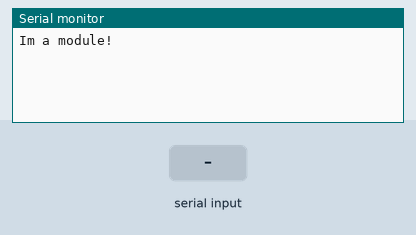
A sketch run on a simulated Arduino Uno, built with avr-gcc and run on an emulated ATmega328P. On the bench: the last lines printed to the serial monitor. Inputs (shaded band) come from the test bench. Random numbers use the default seed unless the sketch sets one.

Above: at 1.3 s.
1.4 s: "good\n" received over Serial
At 3.3 s:
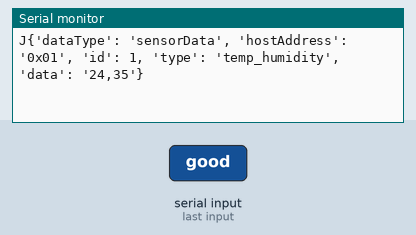
3.6 s: "test\n" received over Serial
At 3.82 s:
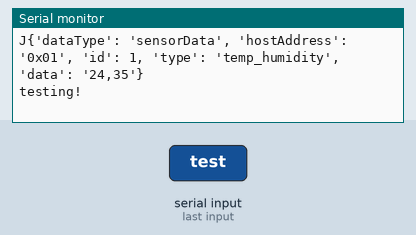

Measured:
- after the input at 1.4 s, the serial monitor: prints a new line after 0.11 s (image 1)
- after the input at 3.6 s, the serial monitor: prints a new line at once (image 2)

The sketch:

serialTest.ino
```cpp
bool isConnected;

String info = "J{'dataType': 'info', 'address': '0x01', 'type': 'sensor', 'sensors': ['temp_humidity', 'waterLevel', 'soilMoisture']}";
String sensor1Data = "J{'dataType': 'sensorData', 'hostAddress': '0x01', 'id': 1, 'type': 'temp_humidity', 'data': '24,35'}";
String sensor2Data = "J{'dataType': 'sensorData', 'hostAddress': '0x01', 'id': 2, 'type': 'waterLevel', 'data': '87'}";
String sensor3Data = "J{'dataType': 'sensorData', 'hostAddress': '0x01', 'id': 3, 'type': 'soilMoisture', 'data': '96'}";

void setup() {
  Serial.begin(9600);
  isConnected = false;
  delay(100);
  Serial.println("Im a module!");
}

void loop() {
  if(random(0, 8000) == 2146 && isConnected){
    switch(random(0, 3)){
      case 0:
        Serial.println(sensor1Data);
        break;
      case 1:
        Serial.println(sensor2Data);
        break;
      case 2:
        Serial.println(sensor3Data);
        break;
    }
  }
}

void serialEvent() {
  String serialRecieved = Serial.readStringUntil('\n');
  if(!isConnected && serialRecieved == "good"){
    isConnected = true;
    delay(100);
    Serial.println(info);
  } else if(serialRecieved == "test"){
    Serial.println("testing!");
  }
}
```
